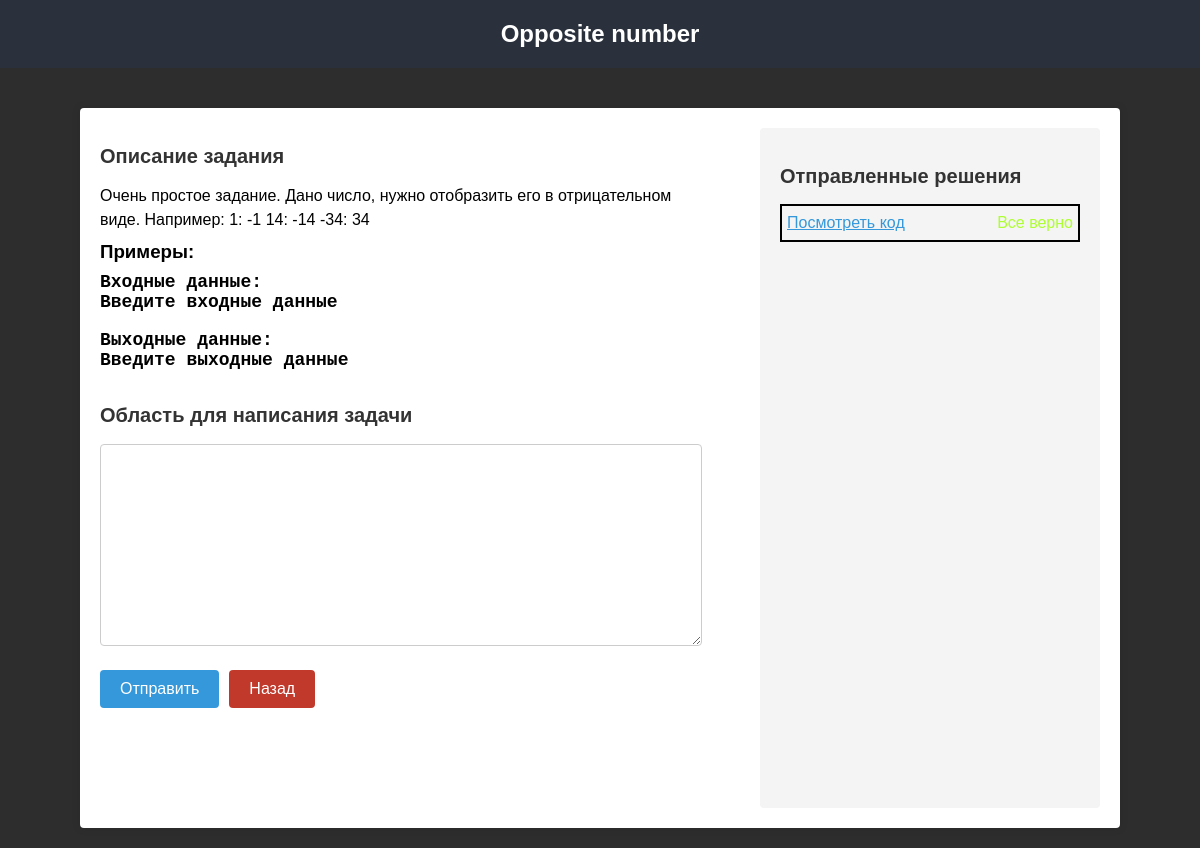
Page /solve/1 (signed in) on the committed database.
### tasks/models.py (models this page shows, shortened)
class Task(models.Model):
    title = models.CharField("Название", max_length=80, default=default_title)
    description = models.TextField("Описание", max_length=8000, default=default_description)
    difficulty = models.CharField("Сложность", choices=DIFFICULTY_CHOICES, default="1st Dan", max_length=10)
    created_at = models.DateField("Дата", auto_created=True)
    input_data = models.TextField("Входные данные", max_length=200, default="Введите входные данные" )
    output_data = models.TextField("Выходные данные", max_length=200, default="Введите выходные данные")

class Answer(models.Model):
    author = models.ForeignKey(User, on_delete=models.CASCADE)
    task = models.ForeignKey(Task, on_delete=models.CASCADE, null=True, blank=True)
    code = models.TextField("Код", max_length=3000, default=default_code)
    stat = models.CharField("Статус кода", choices=STATUS_CHOICES, default="Нет статуса", max_length=60)

### tasks/views.py (the view, shortened to what this page needs)
# urls.py: path("solve/<int:pk>", solve_view, name="solve"),
@login_required(login_url='login')  # Укажите свой URL-путь для главной страницы, если пользователь не аутентифицирован
def solve_view(request, pk):
    task = Task.objects.get(id=pk)
    user = request.user
    answer = Answer.objects.filter(author=user, task=task).order_by('-id')
    obj = {'task': task, 'answer': answer}
    return render(request, 'solve.html', obj)

### tasks/templates/solve.html (shortened to what this page needs)
<!DOCTYPE html>
<html lang="en">
<head>
</head>
<body>
    <header>
        <h1 class="title-task">{{ task.title }}</h1>
    </header>
    <main>
        <div class="left-column">
            <section class="main-description">
                <h2>Описание задания</h2>
                <p class="description">{{ task.description }}</p>
                <h3 class="example">Примеры:</h3>
                <pre class="input-data">
Входные данные:
{{ task.input_data }} </pre>
                <pre class="output-data">Выходные данные:
{{ task.output_data }} </pre>
            </section>
            <section>
            <form id="solveForm" method="post" action="{% url 'solve' pk=task.id %}">
                <section class="code">
                    <h2>Область для написания задачи</h2>
                    <textarea id="taskInput" name="code" rows="10" cols="50"></textarea>
                </section>
                <div class="submit-back">
                    <section>
                        <button type="submit" id="submitBtn">Отправить</button>
                    </form>
                    </section>
                        <a class="back" href="{% url 'main' %}">Назад</a>
                </div>
        <div class="right-column">
            <section>
                <h2>Отправленные решения</h2>
            </section>
            {% for i in answer %}
            <div class="answer">
                <p class="answer-button">
                    Посмотреть код
                </p>
                <p class="answer-status">
                    {{ i.stat }}
                </p>
            </div>
            {% endfor %}
        </div>
    </main>
    <link rel="stylesheet" href="https://cdnjs.cloudflare.com/ajax/libs/highlight.js/11.9.0/styles/default.min.css">
</body>
</html>

### tasks/templates/solve.html (style rules this page uses)
body { font-family: Arial, sans-serif; margin: 0; padding: 0; background-color: #2d2d2d; }
header { background-color: #2a313d; padding: 20px; text-align: center; margin-bottom: 40px; }
h1 { font-size: 24px; margin: 0; }
main { max-width: 1000px; margin: 20px auto; padding: 20px; background-color: #fff; border-radius: 4px; box-shadow: 0 0 10px rgba(0, 0, 0, 0.1); display: flex; }
.left-column { flex: 1; padding-right: 20px; }
.right-column { flex: 0 0 30%; background-color: #f4f4f4; padding: 20px; border-radius: 4px; }
h2 { color: #333; font-size: 20px; }
p { font-size: 16px; line-height: 1.5; }
.title-task { color: #fff; }
textarea { width: 100%; padding: 10px; border: 1px solid #ccc; border-radius: 4px; resize: vertical; font-size: 16px; }
button { padding: 10px 20px; background-color: #3498db; color: #fff; border: none; border-radius: 4px; cursor: pointer; margin-right: 10px; font-size: 16px; }
.left-column { margin-right: 60px; }
.code { margin-bottom: 20px; }
.right-column { overflow-y: scroll; height: 80vh; }
.description { color: black; }
.input-data { font-size: 18px; font-weight: 700; }
.output-data { font-size: 18px; font-weight: 700; }
.main-description { overflow-x: scroll; }
.answer { display: flex; justify-content: space-between; gap: 5px; color: #000; border: 2px solid #000; padding: 5px; margin-bottom: 10px; }
.answer > p { margin: 0; }
.answer-button { color: #3498DB; text-decoration: underline; cursor: pointer; }
.submit-back { display: flex; }
.back { padding: 10px 20px; background-color: #c0392b; color: #fff; border: none; border-radius: 4px; cursor: pointer; margin-right: 10px; font-size: 16px; text-decoration: none; }
.example { line-height: 10% !important; }

### rows in the picture
Task: title "Opposite number", description "Очень простое задание. Дано число, нужно отобразить его в отрицательном виде. Например: 1: -1 14: -14 -34: 34", input_data "Введите входные данные", output_data "Введите выходные данные"
Answer: stat "Все верно"
